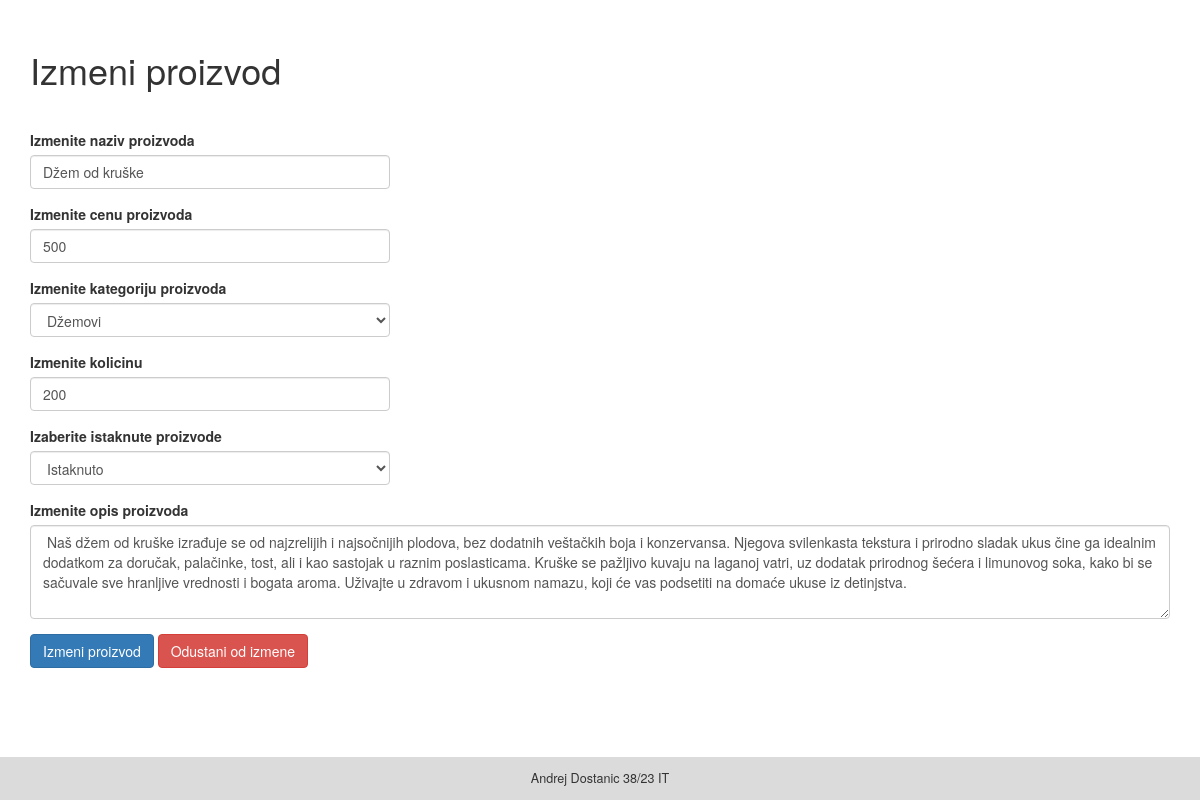
The page /admin/products/product_edit.php?id=11 (signed in) on the database its author committed.
### tables this page shows
CREATE TABLE `products` (
  `id` int(11) NOT NULL,
  `naziv` varchar(30) NOT NULL,
  `cena` decimal(10,0) NOT NULL,
  `categories_id` int(11) NOT NULL,
  `opis` text NOT NULL,
  `kolicina` int(11) NOT NULL,
  `istaknuto` tinyint(1) DEFAULT NULL,
  `slika` longblob NOT NULL
);

### admin/products/product_edit.php (the view, shortened to what this page needs)
<?php
include "../admin_moduls/head.php";
$stmt = $pdo->prepare("SELECT * FROM products WHERE id = :id");
$stmt->execute(["id" => $_GET['id']]);
$product = $stmt->fetch();
?>
<h1 style="margin-bottom: 20px; margin-top:50px;">Izmeni proizvod</h1> <br>
<form action="" method="post">
    <div class="row">
        <div class="col-md-4">
            <div class="form-group">
                <label for="naziv">Izmenite naziv proizvoda</label>
                <input type="text" name="naziv" value="<?= htmlspecialchars($product['naziv']) ?>" class="form-control">
            </div>
        </div>
    </div>
    <div class="row">
        <div class="col-md-4">
            <div class="form-group">
                <label for="cena">Izmenite cenu proizvoda</label>
                <input type="text" name="cena" value="<?= htmlspecialchars($product['cena']) ?>" class="form-control">
            </div>
        </div>
    </div>
    <div class="row">
        <div class="col-md-4">
            <div class="form-group">
                <label for="categories_id">Izmenite kategoriju proizvoda</label>
                <select name="categories_id" class="form-control">
                    <?php
                        $stmt = $pdo->prepare("SELECT * FROM categories");
                        $stmt->execute();
                        $categories = $stmt->fetchAll();
                        foreach ($categories as $category) {
                            $selected = ($product['categories_id'] == $category['id']) ? "selected" : "";
                    ?>
                            <option <?= $selected ?> value="<?= $category['id'] ?>">
                                <?= htmlspecialchars($category['naziv']) ?>
                            </option>
                    <?php } ?>
                </select>
            </div>
        </div>
    </div>
    <div class="row">
        <div class="col-md-4">
            <div class="form-group">
                <label for="kolicina">Izmenite kolicinu</label>
                <input type="text" name="kolicina" value="<?= htmlspecialchars($product['kolicina']) ?>" class="form-control">
            </div>
        </div>
    </div>
    <div class="row">
        <div class="col-md-4">
                <div class="form-group">
                    <label for="istaknuto">Izaberite istaknute proizvode</label>
                    <select class="form-control" name="istaknuto" id="">
                        <?php if($product['istaknuto'] == 1): ?>
                            <option selected  value="1">Istaknuto</option>
                        <?php else: ?>
                            <option  value="1">Istaknuto</option>
                            <option selected value="0">Neistaknuto</option>
                        <?php endif?>
                    </select>
                </div>
        </div>
    </div>
    <div class="row">
        <div class="col-md-12">
            <div class="form-group">
                <label for="opis">Izmenite opis proizvoda</label>
                <textarea name="opis" class="form-control" rows="4"> <?= htmlspecialchars($product['opis']) ?> </textarea>
            </div>
        </div>
    </div>
    <div class="row">
        <div class="col-md-12">
            <button type="submit" class="btn btn-primary">Izmeni proizvod</button>
            <a href="../proizvodi.php" class="btn btn-danger">Odustani od izmene</a>
        </div>
    </div>
</form>
<?php include "../admin_moduls/foot.php" ?>

### rows shown on the page
products: naziv "Džem od kruške", cena "500", kolicina "200", istaknuto "Istaknuto", opis "Naš džem od kruške izrađuje se od najzrelijih i najsočnijih plodova, bez dodatnih veštačkih boja i konzervansa. Njegova svilenkasta tekstura i prirodno sladak ukus čine ga idealnim dodatkom za doručak, palačinke, tost, ali i kao sastojak u raznim poslasticama. Kruške se pažljivo kuvaju na laganoj vatri, uz dodatak prirodnog šećera i limunovog soka, kako bi se sačuvale sve hranljive vrednosti i bogata aroma. Uživajte u zdravom i ukusnom namazu, koji će vas podsetiti na domaće ukuse iz detinjstva."

### other values the page prints
form field categories_id "Džemovi"
